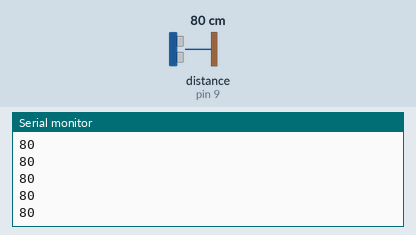
The sketch below on a simulated Arduino Uno, built with avr-gcc and run on an emulated ATmega328P. Parts: the last lines printed to the serial monitor. Wiring (inferred from the names in the program): ultrasonic range finder: trigger pin 10; echo pin 9. The inputs (shaded band) are chosen by the test bench; at power-on: distance to the obstacle (sensor on pin 9) 80 cm. The echo pulse lasts 58.3 µs per cm.

Above: at 1.2 s.
1.3 s: distance to the obstacle (sensor on pin 9) set to 2 cm
At 2.2 s:
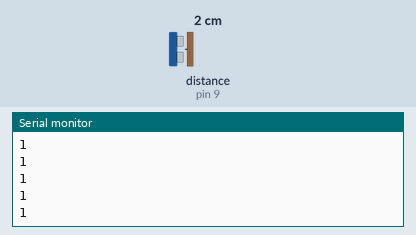
2.8 s: distance to the obstacle (sensor on pin 9) set to 4 cm
At 3.7 s:
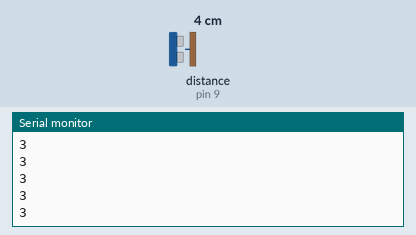
Timing chart, 0 to 5.8 s (numbered marks = the images above; inputs shaded):
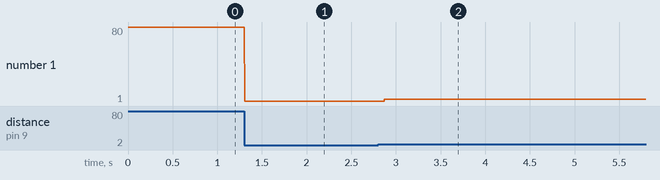

The sketch:

Teste_Sensor_Distancia.ino
```cpp
int trig = 10;
int echo = 9;
long micro, cm;

void setup()
{
  pinMode(trig, OUTPUT);
  pinMode(echo, INPUT);
  Serial.begin(9600);
}

void loop()
{
  // Inicializando o sensor
  digitalWrite(trig, LOW);
  delayMicroseconds(2);

  // Enviando o sinal por 10 microssegundos
  digitalWrite(trig, HIGH);
  delayMicroseconds(10);
  digitalWrite(trig, LOW);

  // Lendo o tempo de viagem da onda em microssegundos
  micro = pulseIn(echo, HIGH);

  // Transformando em centímetros
  cm = micro / 58;

  Serial.println(cm);
}
```

Measured:
- after the input at 1.3 s, the serial monitor: prints a new line at once (image 1)
- after the input at 2.8 s, the serial monitor: prints a new line after 0.07 s (image 2)
- plotted number 1: 80 → 1 after the input at 1.3 s, 1 → 3 after the input at 2.8 s
